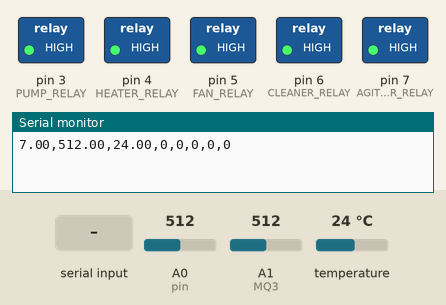
This sketch was run on a simulated Arduino Uno, built with avr-gcc and run on an emulated ATmega328P. Shown: switched loads named in the sketch (green lamp = pin HIGH), the last lines printed to the serial monitor. Inputs (shaded band) come from the test bench; at power-on: A0 (pin) = 512, A1 (MQ3) = 512, temperature 24 °C.

Above: at 1.3 s.
1.4 s: "1" received over Serial
At 2.6 s:
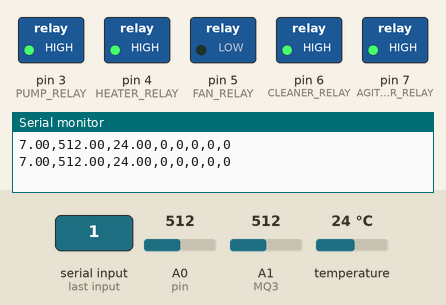
3.3 s: "3" received over Serial
At 4.0 s:
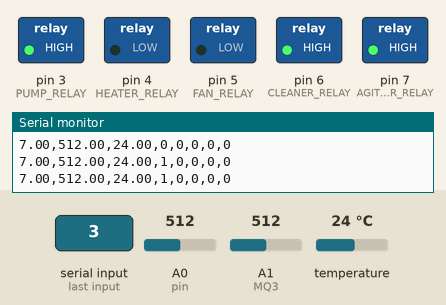
5.0 s: "2" received over Serial
At 6.5 s:
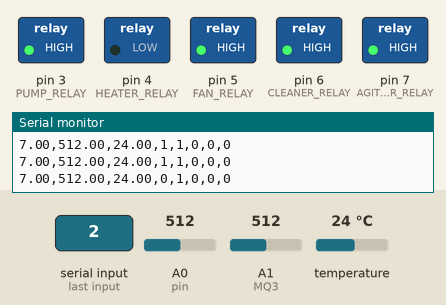
6.8 s: "5" received over Serial
At 7.9 s:
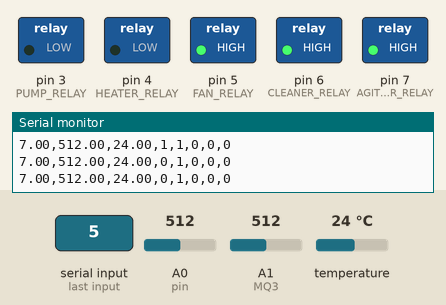
8.5 s: "4" received over Serial
At 9.2 s:
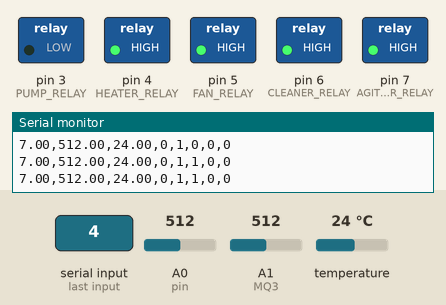
10.2 s: "7" received over Serial
At 11.8 s:
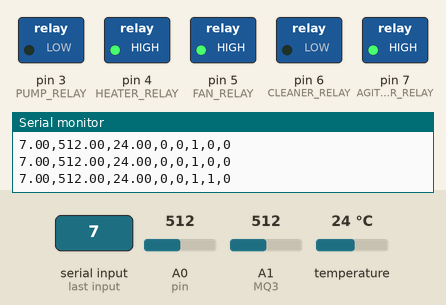
Timing chart, 0 to 13.0 s (numbered marks = the images above; inputs shaded):
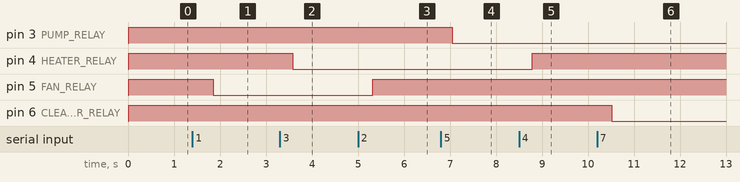

Measured:
- after the input at 1.4 s, pin 5 (FAN_RELAY): HIGH → LOW after 0.45 s
- after the input at 3.3 s, pin 4 (HEATER_RELAY): HIGH → LOW after 0.28 s
- after the input at 5.0 s, pin 5 (FAN_RELAY): LOW → HIGH after 0.32 s
- after the input at 6.8 s, pin 3 (PUMP_RELAY): HIGH → LOW after 0.25 s
- after the input at 8.5 s, pin 4 (HEATER_RELAY): LOW → HIGH after 0.29 s
- after the input at 10.2 s, pin 6 (CLEANER_RELAY): HIGH → LOW after 0.32 s

The sketch:

lamix-uno.ino
```cpp
#include <Arduino.h>
#include <DallasTemperature.h>
#include <OneWire.h>
#include <DallasTemperature.h>

// Data wire is plugged into digital pin 2 on the Arduino
#define ONE_WIRE_BUS 2

// Setup a oneWire instance to communicate with any OneWire device
OneWire oneWire(ONE_WIRE_BUS);

// Pass oneWire reference to DallasTemperature library
DallasTemperature sensors(&oneWire);

#define MQ3 A1
#define PH A0
#define AGITATOR_RELAY 7
#define CLEANER_RELAY 6
#define FAN_RELAY 5
#define HEATER_RELAY 4
#define PUMP_RELAY 3

#define FERMENTATION_PHASE 0
#define DISTILLATION_PHASE 1
#define FILTRATION_PHASE 2

struct {
  int pin = PH;
  int samples = 10;
  float adc_resolution = 1024.0;
} phSensor;

struct {
  bool fan = false;
  bool heater = false;
  bool pump = false;
  bool cleaner = false;
  bool agitator = false;
} relay_states;

float voltageToPh(float voltage) {
    /*
    // Calculate the slope and offset based on the new calibration values
    float slope = (7.0 - 2.7) / (2.7 - 2.86);
    float offset = 7.0 - slope * 2.7;

    return slope * voltage + offset;
    */
    return 7 + ((2.5 - voltage) / 0.18);
}

float getPhReading() {
  int measurings = 0;

  for (int i = 0; i < phSensor.samples; i++) {
    measurings += analogRead(phSensor.pin);
    delay(10);
  }

  float voltage = 5.0 / phSensor.adc_resolution * measurings / phSensor.samples;
  return voltageToPh(voltage);
}

float getEthanolReading() {
  float value = analogRead(MQ3);
  return value;
}

void setFan(bool state) {
  if (state) {
    relay_states.fan = true;
    digitalWrite(FAN_RELAY, LOW);
  } else {
    relay_states.fan = false;
    digitalWrite(FAN_RELAY, HIGH);
  }
}

void setHeater(bool state) {
  if (state) {
    relay_states.heater = true;
    digitalWrite(HEATER_RELAY, LOW);
  } else {
    relay_states.heater = false;
    digitalWrite(HEATER_RELAY, HIGH);
  }
}

void setPump(bool state) {
  if (state) {
    relay_states.pump = true;
    digitalWrite(PUMP_RELAY, LOW);
  } else {
    relay_states.pump = false;
    digitalWrite(PUMP_RELAY, HIGH);
  }
}

void setCleaner(bool state) {
  if (state) {
    relay_states.cleaner = true;
    digitalWrite(CLEANER_RELAY, LOW);
  } else {
    relay_states.cleaner = false;
    digitalWrite(CLEANER_RELAY, HIGH);
  }
}

void setAgitator(bool state) {
  if (state) {
    relay_states.agitator = true;
    digitalWrite(AGITATOR_RELAY, LOW);
  } else {
    relay_states.agitator = false;
    digitalWrite(AGITATOR_RELAY, HIGH);
  }
}

void setup() {
  sensors.begin();
  Serial.begin(9600);
  pinMode(FAN_RELAY, OUTPUT);
  pinMode(HEATER_RELAY, OUTPUT);
  pinMode(PUMP_RELAY, OUTPUT);
  pinMode(CLEANER_RELAY, OUTPUT);
  pinMode(AGITATOR_RELAY, OUTPUT);

  // Turn off all relays on startup
  setFan(false);
  setHeater(false);
  setPump(false);
  setCleaner(false);
  setAgitator(false);

  delay(100);
}


void loop() {
  // This will interpret incoming data over serial
  // from the orange pi. It can be several consecutive
  // characters like '13579' which turns on everything
  while (Serial.available()) {
    byte input = Serial.read();

    switch (input) {
      case '1':
        setFan(true);
        break;
      case '2':
        setFan(false);
        break;
      case '3':
        setHeater(true);
        break;
      case '4':
        setHeater(false);
        break;
      case '5':
        setPump(true);
        break;
      case '6':
        setPump(false);
        break;
      case '7':
        setCleaner(true);
        break;
      case '8':
        setCleaner(false);
        break;
      case '9':
        setAgitator(true);
        break;
      case '0':
        setAgitator(false);
        break;
    }
  }

  sensors.requestTemperatures();

  float temp = sensors.getTempCByIndex(0);
  float ph = getPhReading();            // Has a 100ms delay
  float ethanol = getEthanolReading();  // 0ms delay on this one

  // Retain this format unless you've changed the
  // python-side code to accept a new/altered format
  // of passing the data via serial
  Serial.print(ph);
  Serial.print(",");
  Serial.print(ethanol);
  Serial.print(",");
  Serial.print(temp);
  Serial.print(",");
  Serial.print(relay_states.fan);
  Serial.print(",");
  Serial.print(relay_states.heater);
  Serial.print(",");
  Serial.print(relay_states.pump);
  Serial.print(",");
  Serial.print(relay_states.cleaner);
  Serial.print(",");
  Serial.print(relay_states.agitator);

  Serial.println();
}
```
